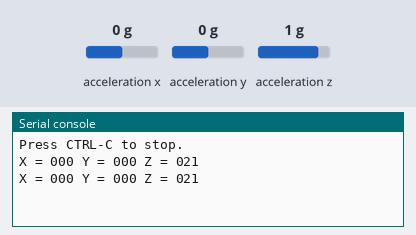
Bench run of a program on a simulated pyboard running MicroPython. Shown: the last lines printed to the serial console. Inputs (shaded band) come from the test bench; at power-on: acceleration x 0 g, acceleration y 0 g, acceleration z 1 g.

Above: at 1.2 s.
1.3 s: acceleration x set to -1.4 g
At 1.9 s:
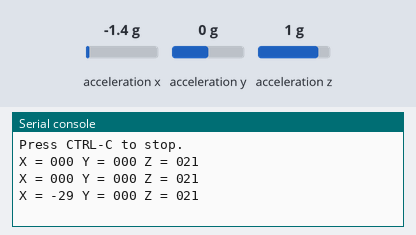
2.8 s: acceleration y set to -1.4 g
At 3.4 s:
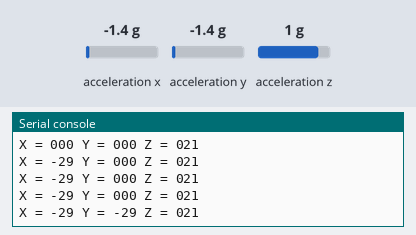
4.3 s: acceleration z set to -1.4 g
At 4.9 s:
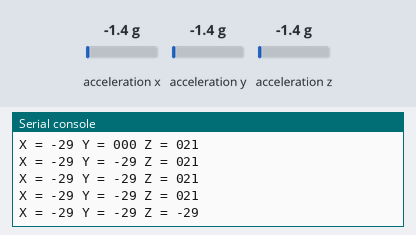

The program:

pyboard_accel.py
```python
# MicroPython for the IOT - Chapter 6
# Example for working with the accelerometer on a Pyboard
# Note: only works for the Pyboard!

import pyb
from pyb import Accel
acc = Accel()
print("Press CTRL-C to stop.")
while True:
    pyb.delay(500)    # Short delay before sampling
    print("X = {0:03} Y = {1:03} Z = {2:03}".format(acc.x(), acc.y(), acc.z()))
```

Measured:
- after the input at 1.3 s, the serial console: prints a new line after 0.20 s (image 1)
- after the input at 2.8 s, the serial console: prints a new line after 0.20 s (image 2)
- after the input at 4.3 s, the serial console: prints a new line after 0.21 s (image 3)
